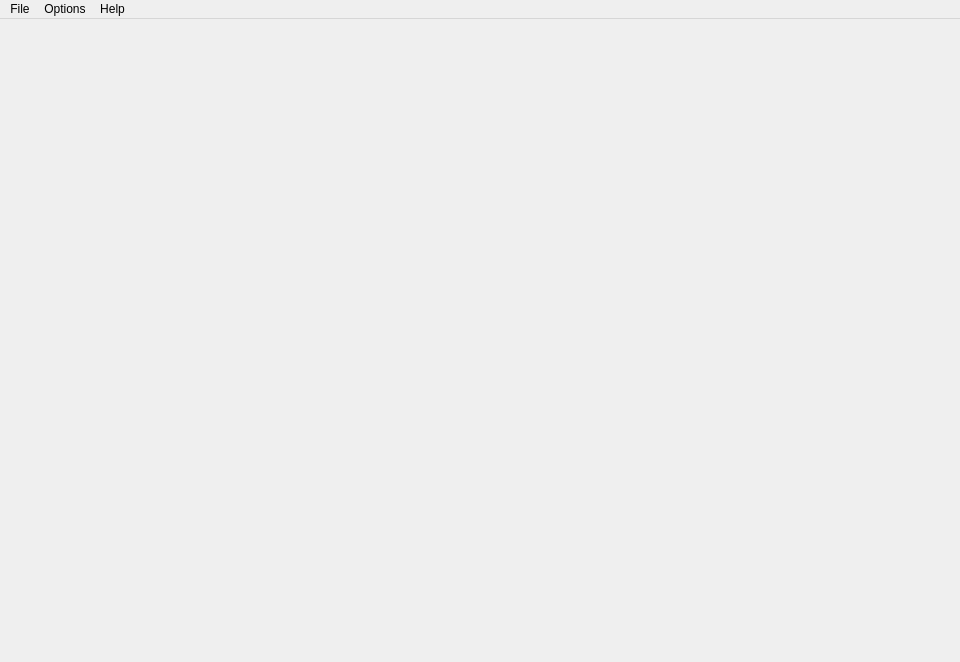
<?xml version="1.0" encoding="UTF-8"?>
<ui version="4.0">
 <class>MainWindow</class>
 <widget class="QMainWindow" name="MainWindow">
  <property name="geometry">
   <rect>
    <x>0</x>
    <y>0</y>
    <width>960</width>
    <height>662</height>
   </rect>
  </property>
  <property name="windowTitle">
   <string>Chip-8 Emulator</string>
  </property>
  <widget class="QWidget" name="centralWidget">
   <layout class="QVBoxLayout" name="verticalLayout">
    <property name="leftMargin">
     <number>0</number>
    </property>
    <property name="topMargin">
     <number>0</number>
    </property>
    <property name="rightMargin">
     <number>0</number>
    </property>
    <property name="bottomMargin">
     <number>0</number>
    </property>
    <item>
     <widget class="EmulationScreenWidget" name="screenWidget" native="true"/>
    </item>
   </layout>
  </widget>
  <widget class="QMenuBar" name="menuBar">
   <property name="geometry">
    <rect>
     <x>0</x>
     <y>0</y>
     <width>960</width>
     <height>23</height>
    </rect>
   </property>
   <widget class="QMenu" name="menuFile">
    <property name="title">
     <string>File</string>
    </property>
    <addaction name="actionLoadRom"/>
    <addaction name="actionStart_on_Load"/>
   </widget>
   <widget class="QMenu" name="menuHelp">
    <property name="title">
     <string>Help</string>
    </property>
    <addaction name="actionAboutQt"/>
    <addaction name="actionAboutEmulator"/>
   </widget>
   <widget class="QMenu" name="menuWindow">
    <property name="title">
     <string>Options</string>
    </property>
    <addaction name="actionCPU_Viewer"/>
    <addaction name="actionEdit_Keymap"/>
    <addaction name="separator"/>
    <addaction name="actionSet_Breakpoint"/>
    <addaction name="actionClear_Breakpoints"/>
    <addaction name="separator"/>
    <addaction name="action100_IPS"/>
    <addaction name="action200_IPS"/>
    <addaction name="action500_IPS"/>
    <addaction name="action1_KIPS"/>
    <addaction name="action2_KIPS"/>
    <addaction name="separator"/>
    <addaction name="actionEnable_Sound"/>
   </widget>
   <addaction name="menuFile"/>
   <addaction name="menuWindow"/>
   <addaction name="menuHelp"/>
  </widget>
  <action name="actionLoadRom">
   <property name="text">
    <string>Load ROM...</string>
   </property>
  </action>
  <action name="actionAboutQt">
   <property name="text">
    <string>About Qt...</string>
   </property>
  </action>
  <action name="actionAboutEmulator">
   <property name="text">
    <string>About Emulator...</string>
   </property>
  </action>
  <action name="actionCPU_Viewer">
   <property name="text">
    <string>CPU Viewer...</string>
   </property>
  </action>
  <action name="actionStart_on_Load">
   <property name="checkable">
    <bool>true</bool>
   </property>
   <property name="checked">
    <bool>true</bool>
   </property>
   <property name="text">
    <string>Start on Load</string>
   </property>
  </action>
  <action name="actionEdit_Keymap">
   <property name="text">
    <string>Edit Keymap...</string>
   </property>
  </action>
  <action name="actionSet_Breakpoint">
   <property name="text">
    <string>Set Breakpoint...</string>
   </property>
  </action>
  <action name="actionClear_Breakpoints">
   <property name="text">
    <string>Clear Breakpoints</string>
   </property>
  </action>
  <action name="action100_IPS">
   <property name="checkable">
    <bool>true</bool>
   </property>
   <property name="checked">
    <bool>true</bool>
   </property>
   <property name="text">
    <string>100 IPS</string>
   </property>
  </action>
  <action name="action200_IPS">
   <property name="checkable">
    <bool>true</bool>
   </property>
   <property name="text">
    <string>200 IPS</string>
   </property>
  </action>
  <action name="action500_IPS">
   <property name="checkable">
    <bool>true</bool>
   </property>
   <property name="text">
    <string>500 IPS</string>
   </property>
  </action>
  <action name="action1_KIPS">
   <property name="checkable">
    <bool>true</bool>
   </property>
   <property name="text">
    <string>1 KIPS</string>
   </property>
  </action>
  <action name="action2_KIPS">
   <property name="checkable">
    <bool>true</bool>
   </property>
   <property name="text">
    <string>2 KIPS</string>
   </property>
  </action>
  <action name="actionEnable_Sound">
   <property name="checkable">
    <bool>true</bool>
   </property>
   <property name="text">
    <string>Enable Sound</string>
   </property>
  </action>
 </widget>
 <layoutdefault spacing="6" margin="11"/>
 <customwidgets>
  <customwidget>
   <class>EmulationScreenWidget</class>
   <extends>QWidget</extends>
   <header>EmulationScreenWidget.h</header>
   <container>1</container>
  </customwidget>
 </customwidgets>
 <resources/>
 <connections/>
</ui>
